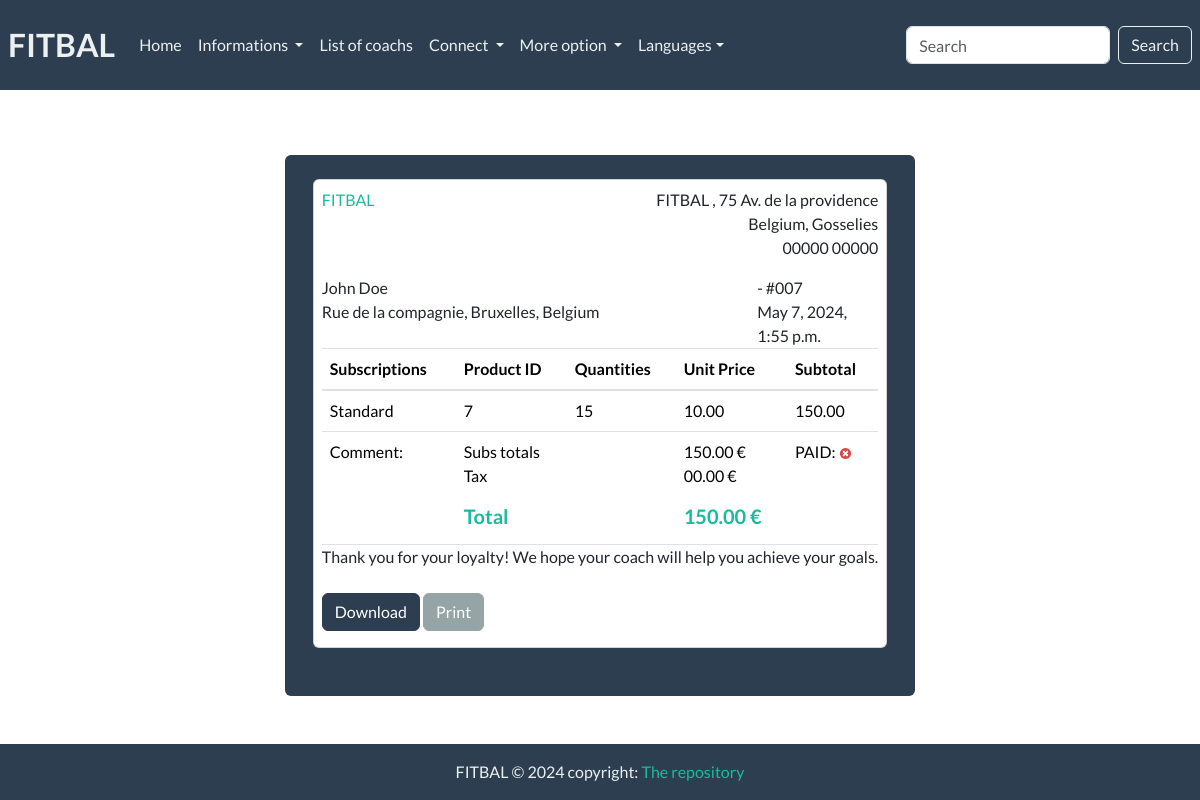
/view-invoice/7 (signed in), run on the app's committed database.
### Fit_bal/models.py (models this page shows, shortened)
class Invoice(models.Model):
    customer = models.ForeignKey(Customer, on_delete=models.PROTECT)
    save_by = models.ForeignKey(User, on_delete=models.PROTECT)
    invoice_datetime = models.DateTimeField(auto_now_add=True)
    total = models.DecimalField(max_digits=100000, decimal_places=2)
    last_updated_date = models.DateTimeField(null=True, blank=True)
    paid = models.BooleanField(default=False)
    comment = models.TextField(null=True, max_length=1000,blank=True)
    class Meta:
        verbose_name = "Invoice"
        verbose_name_plural = "Invoices"

class Customer(models.Model):
    SEX_TYPES = {
        ('M','Male'),
        ('F','Female'),
        ('O','Other')
    }
    name = models.CharField(max_length=128)
    email = models.EmailField()
    phone = models.CharField(max_length=128)
    address = models.CharField(max_length=128)
    sex = models.CharField(max_length=1, choices= SEX_TYPES)
    age = models.CharField(max_length=12)
    city = models.CharField(max_length=32)
    zip_code = models.CharField(max_length=16)
    created_date = models.DateTimeField(auto_now_add=True)
    save_by = models.ForeignKey(User, on_delete=models.PROTECT)
    class Meta:
        verbose_name = "Customer"
        verbose_name_plural = "Customers"

class Sub(models.Model):
    SUB_TYPES = {
        ('S','Standard'),
        ('P','Premium'),
    }
    invoice = models.ForeignKey(Invoice, on_delete=models.CASCADE)
    name = models.CharField(max_length=1, choices= SUB_TYPES)
    quantity = models.IntegerField()
    unit_price = models.DecimalField(max_digits=1000, decimal_places=2)
    total = models.DecimalField(max_digits=1000, decimal_places=2)
    class Meta:
        verbose_name = 'Subscription'
        verbose_name_plural = 'Subscriptions'
    @property
    def get_total(self):
        total = self.quantity * self.unit_price
        return total

### Fit_bal/views.py (the view)
# urls.py: path('view-invoice/<int:pk>',views.InvoiceVisualizationView.as_view(), name='view-invoice'),
class InvoiceVisualizationView(LoginRequiredSuperuserMixin,View):
    template_name = 'invoice.html'
    def get(self, request, *args, **kwargs):
        pk = kwargs.get('pk')
        context = get_invoice(pk)
        return render(request, self.template_name, context)

### Fit_bal/utils.py (called while the page is built)
def get_invoice(pk):
    obj = Invoice.objects.get(pk=pk)
    subs = obj.sub_set.all()
    context = {
            'obj':obj,
            'subs':subs
        }
    return context

### templates/invoice.html (shortened to what this page needs)
{% extends "base.html" %}
{% load static %}
{% block content %}
<div class="container">
    <div class="row gutters">
    	<div class="col-xl-12 col-lg-12 col-md-12 col-sm-12 col-12">
    		<div class="card mt-4">
    			<div class="card-body p-0">
    				<div class="invoice-container p-2">
    					<div class="invoice-header">
    						<div class="row gutters">
    							<div class="col-xl-6 col-lg-6 col-md-6 col-sm-6">
    								<a href="/" class="invoice-logo text-decoration-none">
    									FITBAL
    								</a>
    							</div>
    							<div class="col-lg-6 col-md-6 col-sm-6">
    								<address class="text-right">
    									FITBAL , 75 Av. de la providence<br>
    									Belgium, Gosselies<br>
    									00000 00000
    								</address>
    							</div>
    						</div>
    						<div class="row gutters">
    							<div class="col-xl-9 col-lg-9 col-md-12 col-sm-12 col-12">
    								<div class="invoice-details">
    									<address>
    										{{obj.customer.name}}<br>
    										{{obj.customer.address}}, {{obj.customer.city}}, Belgium
    									</address>
    								</div>
    							</div>
    							<div class="col-xl-3 col-lg-3 col-md-12 col-sm-12 col-12">
    								<div class="invoice-details">
    									<div class="invoice-num">
    										<div>{{obj.get_invoice_type_display}} - #00{{obj.id}}</div>
    										<div>{{obj.invoice_datetime}}</div>
    									</div>
    								</div>
    							</div>
    						</div>
    					</div>
    					<div class="invoice-body">
    						<div class="row gutters">
    							<div class="col-lg-12 col-md-12 col-sm-12">
    								<div class="table-responsive">
    									<table class="table custom-table m-0">
    										<thead>
    											<tr>
    												<th>Subscriptions</th>
													<th>Product ID</th>
													<th>Quantities</th>
													<th>Unit Price</th>
													<th>Subtotal</th>
    											</tr>
    										</thead>
    										<tbody>
                                              {% for sub in subs %}
    											<tr>
                                                    <td>
    													{{ sub.get_name_display }}
    												</td>
													<td>
    													{{ sub.id }}
    												</td>
													<td>
    													{{ sub.quantity }}
    												</td>
													<td>
    													{{ sub.unit_price }}
    												</td>
													<td>
    													{{ sub.get_total }}
    												</td>
    											</tr>
                                               {% endfor %}
    											<tr>
    												<td>Comment: {{obj.comments}}</td>
    												<td colspan="2">
														<p>
															Subs totals<br>
															Tax<br>
														</p>
    													<h5 class="text-success"><strong>Total</strong></h5>
    												</td>
    												<td>
    													<p>
    														{{obj.total}} €<br>
    														00.00 €<br>
    													</p>
    													<h5 class="text-success"><strong>{{obj.total}} €
                                                        </strong></h5>
    												</td>
                                                    <td>
                                                            PAID:
                                                        {% if obj.paid  %}
                                                           <img class="icon" src="{% static 'images/crois_verte.svg' %}" alt="True">
                                                        {% else %}
                                                            <img class="icon" src="{% static 'images/crois_rouge.svg' %}" alt="False">
                                                        {% endif %}
                                                    </td>
    											</tr>
    										</tbody>
    									</table>
    								</div>
    							</div>
    						</div>
    					</div>
    					<div class="invoice-footer mb-4">
    						Thank you for your loyalty! We hope your coach will help you achieve your goals.
    					</div>
                        <div class="custom-actions-btns mb-2">
                            <a href="{% url 'invoice-pdf' pk=obj.pk %}" class="btn btn-primary">
                                 Download
                            </a>
                            <a href="#" class="btn btn-secondary">
                                 Print
                            </a>
                        </div>
    				</div>
    			</div>
    		</div>
    	</div>
    </div>
</div>
{% endblock content %}

### data on the page
Invoice: customer.name "John Doe", customer.address "Rue de la compagnie", customer.city "Bruxelles", id "7", invoice_datetime "May 7, 2024, 1:55 p.m.", total "150.00"
Sub: name "Standard", id "7", quantity "15", unit_price "10.00", get_total "150.00"
